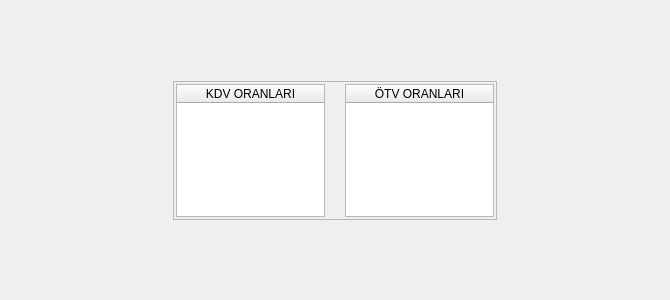
     <widget class="QWidget" name="tab_kdv_otv_oranlari">
      <attribute name="title">
       <string>KDV / ÖTV Oranları</string>
      </attribute>
      <layout class="QGridLayout" name="gridLayout_20" rowstretch="5,10,5" columnstretch="5,10,5">
       <item row="1" column="1">
        <widget class="QFrame" name="frame_7">
         <property name="sizePolicy">
          <sizepolicy hsizetype="Expanding" vsizetype="Expanding">
           <horstretch>0</horstretch>
           <verstretch>0</verstretch>
          </sizepolicy>
         </property>
         <property name="frameShape">
          <enum>QFrame::StyledPanel</enum>
         </property>
         <property name="frameShadow">
          <enum>QFrame::Raised</enum>
         </property>
         <layout class="QGridLayout" name="gridLayout_19" rowstretch="0" columnstretch="10,1,10">
          <property name="margin">
           <number>2</number>
          </property>
          <item row="0" column="0">
           <widget class="QTableWidget" name="tableWidget_kdv_oranlari">
            <property name="sizePolicy">
             <sizepolicy hsizetype="Expanding" vsizetype="Expanding">
              <horstretch>0</horstretch>
              <verstretch>0</verstretch>
             </sizepolicy>
            </property>
            <property name="verticalScrollBarPolicy">
             <enum>Qt::ScrollBarAsNeeded</enum>
            </property>
            <property name="horizontalScrollBarPolicy">
             <enum>Qt::ScrollBarAsNeeded</enum>
            </property>
            <property name="rowCount">
             <number>0</number>
            </property>
            <attribute name="horizontalHeaderStretchLastSection">
             <bool>true</bool>
            </attribute>
            <column>
             <property name="text">
              <string>KDV ORANLARI</string>
             </property>
            </column>
           </widget>
          </item>
          <item row="0" column="1">
           <spacer name="horizontalSpacer_19">
            <property name="orientation">
             <enum>Qt::Horizontal</enum>
            </property>
            <property name="sizeHint" stdset="0">
             <size>
              <width>44</width>
              <height>20</height>
             </size>
            </property>
           </spacer>
          </item>
          <item row="0" column="2">
           <widget class="QTableWidget" name="tableWidget_otv_oranlari">
            <property name="sizePolicy">
             <sizepolicy hsizetype="Expanding" vsizetype="Expanding">
              <horstretch>0</horstretch>
              <verstretch>0</verstretch>
             </sizepolicy>
            </property>
            <property name="verticalScrollBarPolicy">
             <enum>Qt::ScrollBarAsNeeded</enum>
            </property>
            <property name="horizontalScrollBarPolicy">
             <enum>Qt::ScrollBarAsNeeded</enum>
            </property>
            <property name="rowCount">
             <number>0</number>
            </property>
            <attribute name="horizontalHeaderStretchLastSection">
             <bool>true</bool>
            </attribute>
            <column>
             <property name="text">
              <string>ÖTV ORANLARI</string>
             </property>
            </column>
           </widget>
          </item>
         </layout>
        </widget>
       </item>
       <item row="2" column="1">
        <spacer name="verticalSpacer_16">
         <property name="orientation">
          <enum>Qt::Vertical</enum>
         </property>
         <property name="sizeHint" stdset="0">
          <size>
           <width>20</width>
           <height>40</height>
          </size>
         </property>
        </spacer>
       </item>
       <item row="1" column="2">
        <spacer name="horizontalSpacer_22">
         <property name="orientation">
          <enum>Qt::Horizontal</enum>
         </property>
         <property name="sizeHint" stdset="0">
          <size>
           <width>40</width>
           <height>20</height>
          </size>
         </property>
        </spacer>
       </item>
       <item row="1" column="0">
        <spacer name="horizontalSpacer_23">
         <property name="orientation">
          <enum>Qt::Horizontal</enum>
         </property>
         <property name="sizeHint" stdset="0">
          <size>
           <width>40</width>
           <height>20</height>
          </size>
         </property>
        </spacer>
       </item>
       <item row="0" column="1">
        <spacer name="verticalSpacer_17">
         <property name="orientation">
          <enum>Qt::Vertical</enum>
         </property>
         <property name="sizeHint" stdset="0">
          <size>
           <width>20</width>
           <height>40</height>
          </size>
         </property>
        </spacer>
       </item>
      </layout>
     </widget>
